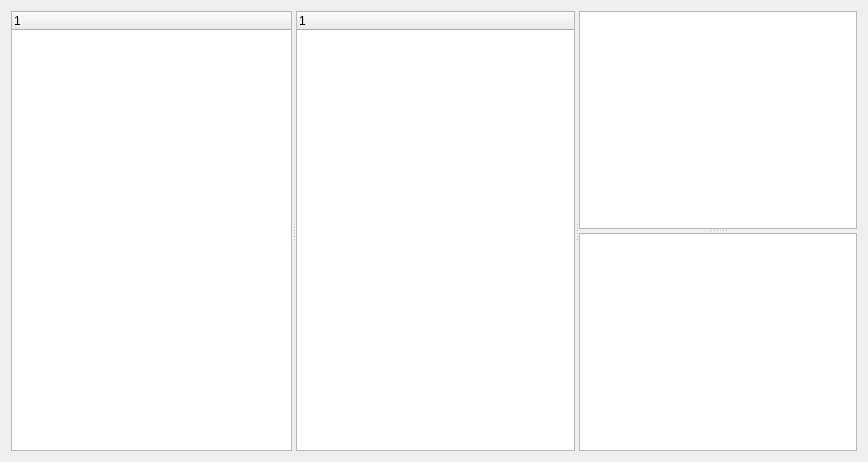
<?xml version="1.0" encoding="UTF-8"?>
<ui version="4.0">
    <class>Form</class>
    <widget class="QWidget" name="Form">
        <property name="geometry">
            <rect>
                <x>0</x>
                <y>0</y>
                <width>868</width>
                <height>462</height>
            </rect>
        </property>
        <property name="windowTitle">
            <string>Form</string>
        </property>
        <layout class="QVBoxLayout" name="verticalLayout">
            <item>
                <widget class="QSplitter" name="splitter_3">
                    <property name="orientation">
                        <enum>Qt::Horizontal</enum>
                    </property>
                    <widget class="EntityTreeWidget" name="tree_widget_object">
                        <property name="sizePolicy">
                            <sizepolicy hsizetype="Expanding" vsizetype="Preferred">
                                <horstretch>0</horstretch>
                                <verstretch>0</verstretch>
                            </sizepolicy>
                        </property>
                        <column>
                            <property name="text">
                                <string notr="true">1</string>
                            </property>
                        </column>
                    </widget>
                    <widget class="QSplitter" name="splitter_2">
                        <property name="orientation">
                            <enum>Qt::Horizontal</enum>
                        </property>
                        <widget class="EntityTreeWidget" name="tree_widget_propertysets">
                            <property name="sizePolicy">
                                <sizepolicy hsizetype="Expanding" vsizetype="Preferred">
                                    <horstretch>0</horstretch>
                                    <verstretch>0</verstretch>
                                </sizepolicy>
                            </property>
                            <column>
                                <property name="text">
                                    <string notr="true">1</string>
                                </property>
                            </column>
                        </widget>
                        <widget class="QSplitter" name="splitter">
                            <property name="orientation">
                                <enum>Qt::Vertical</enum>
                            </property>
                            <widget class="QTableWidget" name="table_widget_values">
                                <property name="sizePolicy">
                                    <sizepolicy hsizetype="Expanding" vsizetype="MinimumExpanding">
                                        <horstretch>0</horstretch>
                                        <verstretch>0</verstretch>
                                    </sizepolicy>
                                </property>
                                <property name="selectionMode">
                                    <enum>QAbstractItemView::NoSelection</enum>
                                </property>
                                <attribute name="horizontalHeaderStretchLastSection">
                                    <bool>true</bool>
                                </attribute>
                            </widget>
                            <widget class="QTableWidget" name="table_infos">
                                <property name="sizePolicy">
                                    <sizepolicy hsizetype="Expanding" vsizetype="MinimumExpanding">
                                        <horstretch>0</horstretch>
                                        <verstretch>0</verstretch>
                                    </sizepolicy>
                                </property>
                                <attribute name="horizontalHeaderStretchLastSection">
                                    <bool>true</bool>
                                </attribute>
                            </widget>
                        </widget>
                    </widget>
                </widget>
            </item>
        </layout>
    </widget>
    <customwidgets>
        <customwidget>
            <class>EntityTreeWidget</class>
            <extends>QTreeWidget</extends>
            <header>som_gui.module.compare.ui</header>
        </customwidget>
    </customwidgets>
    <resources/>
    <connections/>
</ui>
